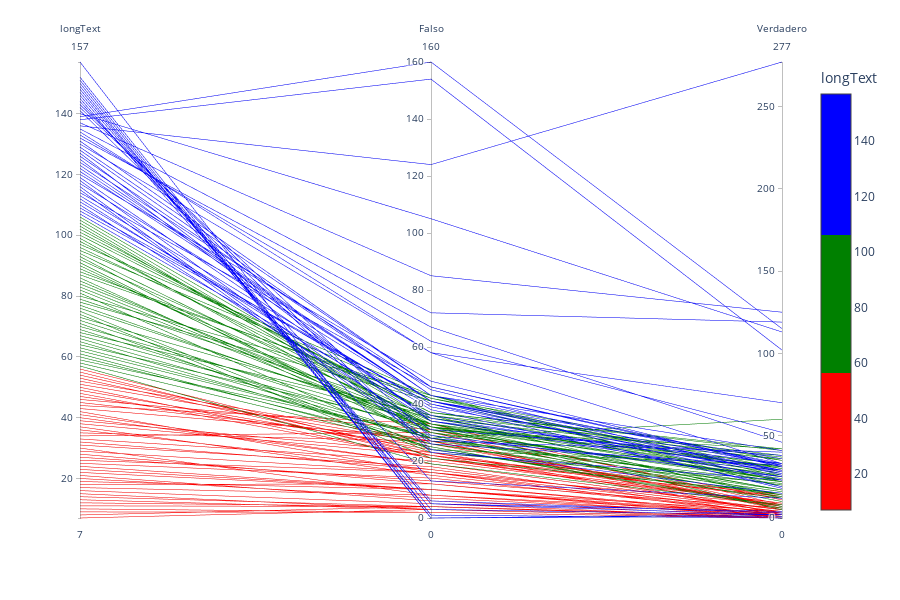

Here is the notebook cell this chart was saved with:
### Markdown cell above
# Para cada longitud de texto tenemos la cantidad de tweets verdaderos y falsos

### Code cell
fig1longtext = px.parallel_coordinates(long_target, color="longText", labels={'Verdadero','longText','Falso',},
                             color_continuous_scale=[(0.00, "red"),   (0.33, "red"),
                                                     (0.33, "green"), (0.66, "green"),
                                                     (0.66, "blue"),  (1.00, "blue")])

fig1longtext.show()
fig1longtext.write_html("longtext.html")

### Figure 1 — Plotly figure (JSON) as saved in the notebook; plotly's stock layout.template omitted (floating-point values rounded to 4 significant figures; data arrays with more than 128 entries replaced by an {"elided": "..."} marker saying what was removed)
{"data": [{"dimensions": [{"label": "longText", "values": {"elided": "147 int values"}}, {"label": "Falso", "values": {"elided": "147 int values"}}, {"label": "Verdadero", "values": {"elided": "147 int values"}}], "domain": {"x": [0, 0.98], "y": [0, 1]}, "line": {"color": {"elided": "147 int values"}, "coloraxis": "coloraxis"}, "name": "", "type": "parcoords"}], "layout": {"coloraxis": {"colorbar": {"title": {"text": "longText"}}, "colorscale": [[0, "red"], [0.33, "red"], [0.33, "green"], [0.66, "green"], [0.66, "blue"], [1, "blue"]]}, "height": 600, "legend": {"tracegroupgap": 0}, "margin": {"t": 60}}}
